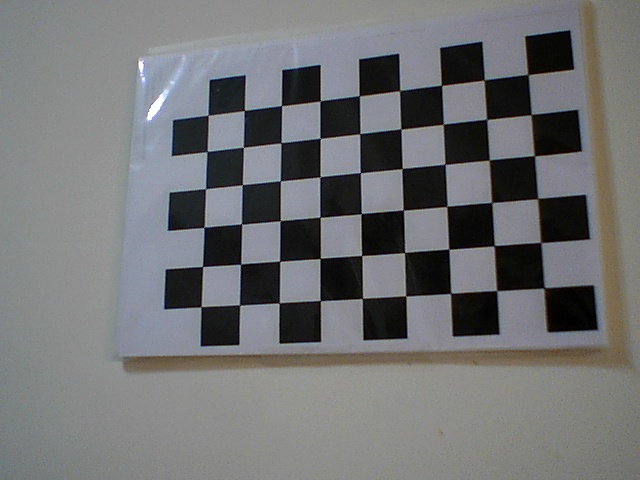
#> input picture cam1_images/0.jpg, 640 x 480 px
$ python gui_calib.py
#> lines starting #> are read from the running program, lines starting #| are printed output that depends on the picture
from __future__ import print_function
from __future__ import division
import cv2
import numpy as np
import argparse
np.set_printoptions(suppress=True)

class Fisheye:
    def __init__(self):
        self.WINDOW_NAME = 'cam calib'

    def get_track_vals(self):
        WINDOW_NAME = self.WINDOW_NAME
        fx = cv2.getTrackbarPos("fx",WINDOW_NAME)-1000
        fy = cv2.getTrackbarPos("fy",WINDOW_NAME)-1000
        cx = cv2.getTrackbarPos("cx",WINDOW_NAME)-1000
        cy = cv2.getTrackbarPos("cy",WINDOW_NAME)-1000
        k1 = (cv2.getTrackbarPos("k1",WINDOW_NAME)-1000)/1000
        k2 = (cv2.getTrackbarPos("k2",WINDOW_NAME)-1000)/1000
        p1 = (cv2.getTrackbarPos("p1",WINDOW_NAME)-1000)/1000
        p2 = (cv2.getTrackbarPos("p2",WINDOW_NAME)-1000)/100000
        k3 = (cv2.getTrackbarPos("k3",WINDOW_NAME)-1000)/10000
        mtx = np.array(
                        [[fx   ,  0.,  cx],
                         [  0. ,  fy,  cy],
                         [  0. ,  0.,  1.]])
        dist = np.array([[k1, k2, p1, p2, k3]])
        return mtx, dist

    def on_trackbar(self,val):
        mtx, dist = self.get_track_vals()
        self.dst = cv2.undistort(img, mtx, dist, None, None)
        cv2.imshow(self.WINDOW_NAME, self.dst)


    def fisheye_gui(self,img):
        """GUI for fishe eye correction
        Returns camera matrix and distortion coeffs
        """
        try:
            mtx = np.load('mtx.npy')
            dist = np.load('dist.npy')
        except:
            mtx = np.array(
                            [[763.06533889,   0.  ,       320.42956613],
                             [  0. ,        765.66818696, 267.88565043],
                             [  0. ,          0.   ,        1.        ]])
            dist = np.array([[-0.06176994, -0.24929249,  0.00397634,  0.00001499,  1.75442713]])

            np.save('mtx.npy',mtx)
            np.save('dist.npy',dist)
            print('mtx0',mtx)
            print('dist0',dist)

        [[fx   ,  a,  cx],
         [  a ,  fy,  cy],
         [  a ,  a,  a]] = mtx

        [[k1, k2, p1, p2, k3]] = dist
        #import pdb;pdb.set_trace()
        WINDOW_NAME = self.WINDOW_NAME
        cv2.namedWindow(WINDOW_NAME, cv2.WINDOW_NORMAL)
        cv2.resizeWindow(WINDOW_NAME, 1000, 1000)
        cb = self.on_trackbar
        cv2.createTrackbar("fx",WINDOW_NAME,int(1000+fx)               ,3000, cb)
        cv2.createTrackbar("fy",WINDOW_NAME,int(1000+fy)               ,3000,cb)
        cv2.createTrackbar("cx",WINDOW_NAME,int(1000+cx)               ,3000,cb)
        cv2.createTrackbar("cy",WINDOW_NAME,int(1000+cy)               ,3000,cb)
        cv2.createTrackbar("k1",WINDOW_NAME,int(1000+k1*1000)          ,2000,cb)
        cv2.createTrackbar("k2",WINDOW_NAME,int(1000+k2*1000)          ,2000,cb)
        cv2.createTrackbar("p1",WINDOW_NAME,int(1000+p1*1000)          ,2000,cb)
        cv2.createTrackbar("p2",WINDOW_NAME,int(1000+p2*100000)        ,2000,cb)
        cv2.createTrackbar("k3",WINDOW_NAME,int(1000+k3 )              ,2000,cb)

        # Show some stuff
        self.on_trackbar(0)
        # Wait until user press some key
        print('press s to save')
        k = cv2.waitKey()

        if k==ord('s'): #press s to save
            mtx, dist = self.get_track_vals()
            print('\nmtx:\n',mtx)
            print('\ndist:\n',dist)
            np.save('mtx.npy',mtx)
            np.save('dist.npy',dist,'\n')
            cv2.imwrite('corrected.png', self.dst)

        return mtx, dist

if __name__ == '__main__':
    parser = argparse.ArgumentParser()
    parser.add_argument('-p', '--path', type=str, default='cam1_images/0.jpg', help='input image path')
    args = parser.parse_args()
    print(args)

    fisheye = Fisheye()

    img = cv2.imread(args.path,1)
#> img is the input picture: shape (480, 640, 3); mean B, G, R 115.7, 114.4, 113.4
    fisheye.fisheye_gui(img)
#> in on_trackbar, `self.dst = cv2.undistort(img, mtx, dist, None, None)`:
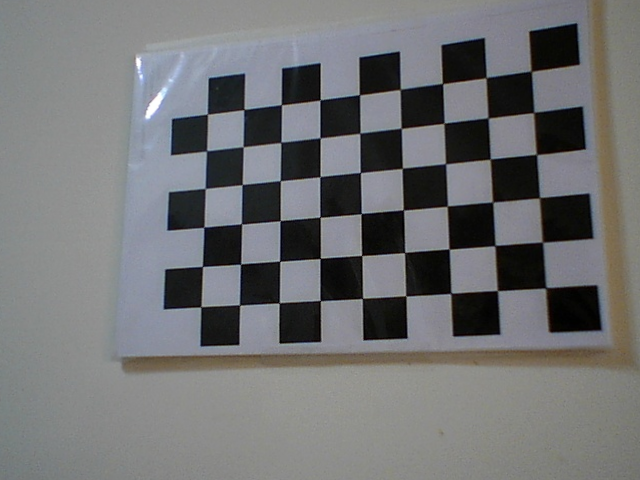
#> self.dst: shape (480, 640, 3); mean B, G, R 115.5, 114.2, 113.2
#> (key Esc is pressed here)
